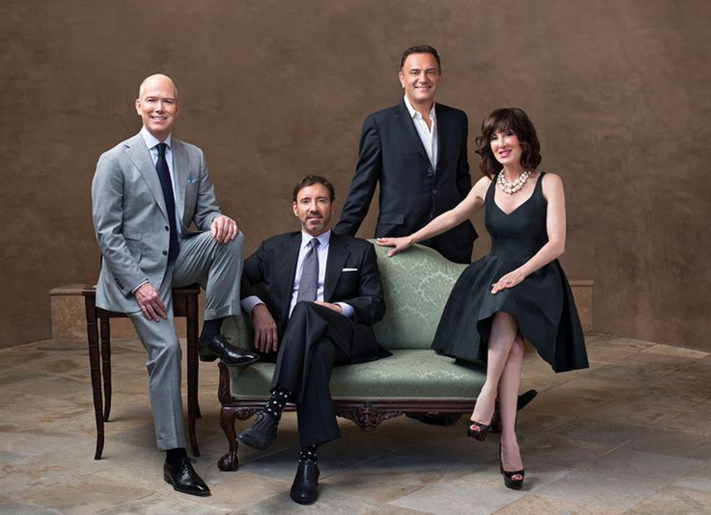
#> input picture normal1.jpg, 1421 x 1029 px, found by its file name (shown at 1/2 size); the run also reads 2 pictures not shown here
$ jupyter execute --allow-errors 4_detection.ipynb
#> lines starting #> are read from the running program, lines starting #| are printed output that depends on the picture
# Object Detection (due Saturday 3/9/2019)

In this assignment, you will develop an object detector based on gradient features and sliding window classification. A set of test images and ***hogvis.py*** are provided in the Canvas assignment directory

---

***Name:*** Nick Schneider

***SID:*** 89911512

---

[cell 1]
import numpy as np
import matplotlib.pyplot as plt

---
# 1. Image Gradients [20 pts]

Write a function that takes a grayscale image as input and returns two arrays the same size as the image, the first of which contains the magnitude of the image gradient at each pixel and the second containing the orientation.

Your function should filter the image with the simple x- and y-derivative filters described in class. Once you have the derivatives you can compute the orientation and magnitude of the gradient vector at each pixel. You should use  ***scipy.ndimage.correlate*** with the 'nearest' option in order to nicely handle the image boundaries.

Include a visualization of the output of your gradient calculate for a small test image. For displaying the orientation result, please uses a cyclic colormap such as "hsv" or "twilight".  (see https://matplotlib.org/tutorials/colors/colormaps.html)

[cell 2]
#we will only use:  scipy.ndimage.correlate
from scipy import ndimage

def mygradient(image):
    """
    This function takes a grayscale image and returns two arrays of the
    same size, one containing the magnitude of the gradient, the second
    containing the orientation of the gradient.


    Parameters
    ----------
    image : 2D float array of shape HxW
         An array containing pixel brightness values

    Returns
    -------
    mag : 2D float array of shape HxW
        gradient magnitudes

    ori : 2Dfloat array of shape HxW
        gradient orientations in radians
    """

    mag = np.zeros(image.shape)
    ori = np.zeros(image.shape)

    xDerivative = ndimage.correlate(image, np.array([[-1,1]]), mode = "nearest")
    yDerivative = ndimage.correlate(image, np.array([[-1],[1]]), mode = "nearest")

    xSquared = np.multiply(xDerivative, xDerivative)
    ySquared = np.multiply(yDerivative, yDerivative)

    mag = np.sqrt(np.add(xSquared, ySquared))


    # Floating Point correction
    xDerivative = np.add(xDerivative, 0.0000000000000000001)
    ori = np.arctan(np.divide(yDerivative, xDerivative))


    return (mag,ori)

[cell 3]
#
# Demonstrate your mygradient function here by loading in a grayscale
# image, calling mygradient, and visualizing the resulting magnitude
# and orientation images. For visualizing orientation image, I suggest
# using the hsv or twilight colormap.
#

image = plt.imread("normal1.jpg")
#> image is the input picture: shape (1029, 1421, 3); mean R, G, B 93.2, 81.2, 74.8

if(image.dtype == np.uint8):
    image = image.astype(float) /256

image = (image[:,:,0]+image[:,:,1]+image[:,:,2])/3
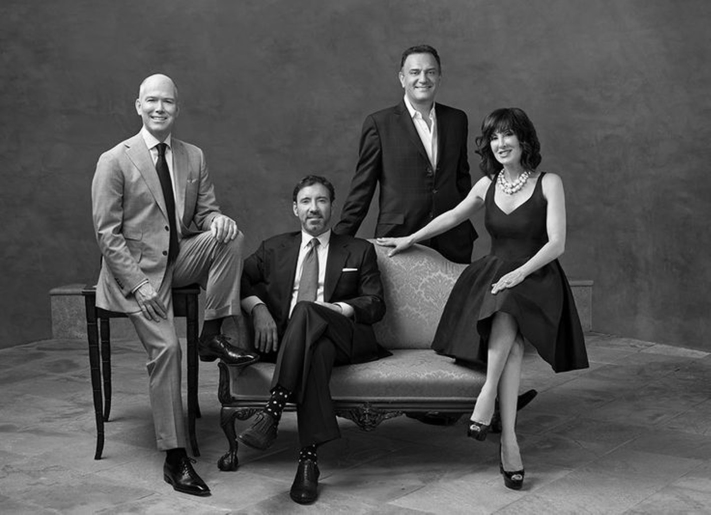
#> image: shape (1029, 1421) float64 (shown at 1/2 size); min 0, max 0.996, mean 0.324


(mag,ori) = mygradient(image)
#> in mygradient, `xDerivative = ndimage.correlate(image, np.array([[-1,1]]), mode = "nea..`:
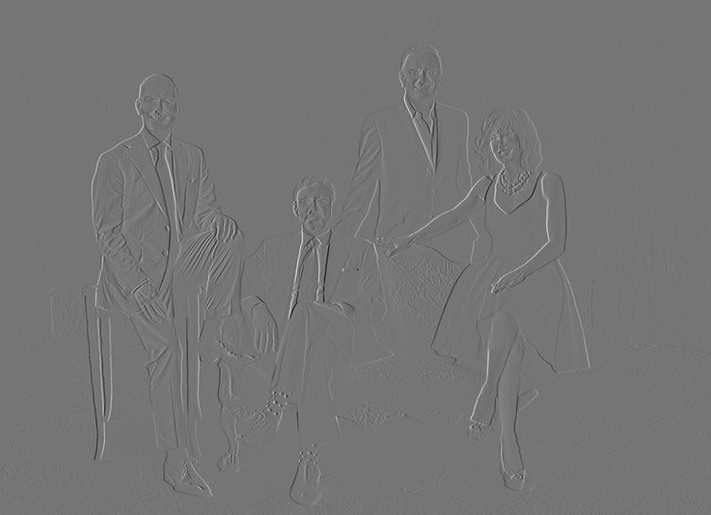
#> xDerivative: shape (1029, 1421) float64 (shown at 1/2 size); min -0.422, max 0.492, mean 8.58e-06; drawn with min black and max white
#> in mygradient, `yDerivative = ndimage.correlate(image, np.array([[-1],[1]]), mode = "n..`:
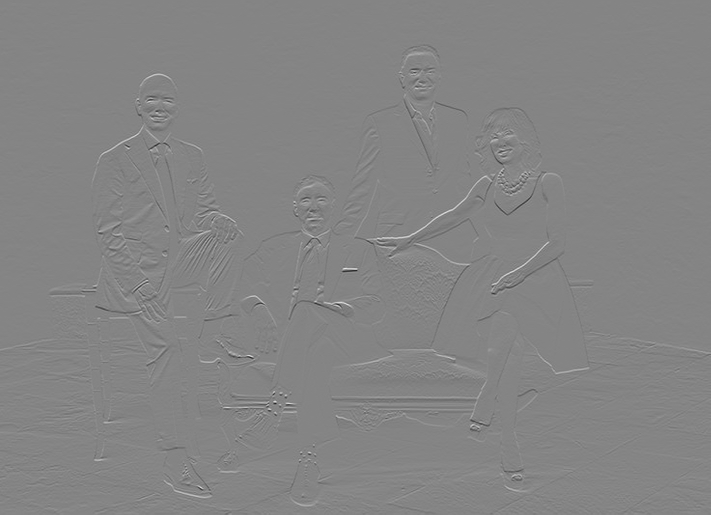
#> yDerivative: shape (1029, 1421) float64 (shown at 1/2 size); min -0.497, max 0.461, mean 0.000242; drawn with min black and max white
#> in mygradient, `xSquared = np.multiply(xDerivative, xDerivative)`:
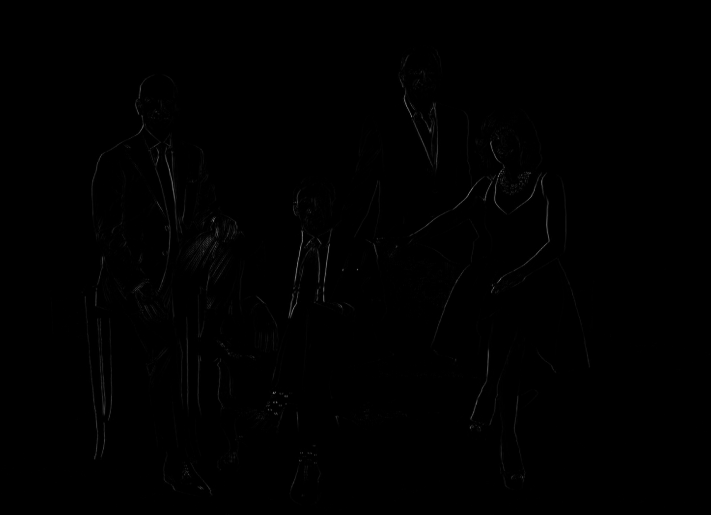
#> xSquared: shape (1029, 1421) float64 (shown at 1/2 size); min 0, max 0.242, mean 0.000677; drawn with min black and max white
#> in mygradient, `ori = np.arctan(np.divide(yDerivative, xDerivative))`:
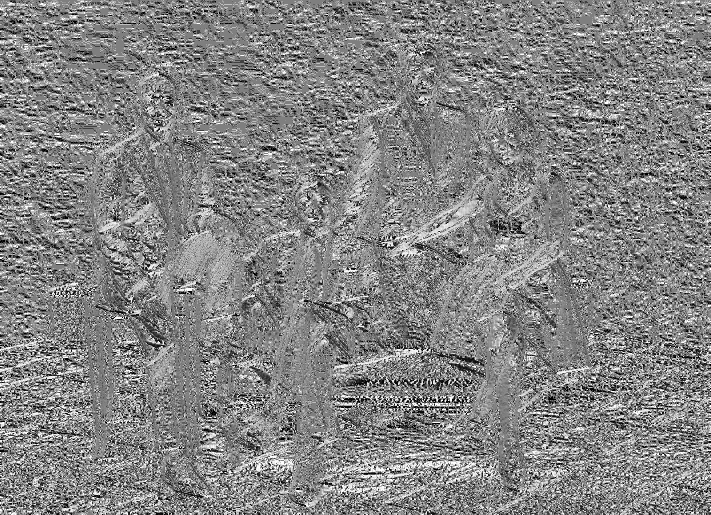
#> ori: shape (1029, 1421) float64 (shown at 1/2 size); min -1.57, max 1.57, mean 0.0576; drawn with min black and max white

plt.imshow(image, cmap= plt.cm.gray)
plt.show()

plt.imshow(mag, cmap=plt.cm.gray)
plt.show()

plt.imshow(ori, cmap=plt.cm.twilight)
plt.show()

---

# 2. Histograms of Gradient Orientations [25 pts]

Write a function that computes gradient orientation histograms over each 8x8 block of pixels in an image. Your function should bin the orientation into 9 equal sized bins between -pi/2 and pi/2. The input of your function will be an image of size HxW. The output should be a three-dimensional array ***ohist*** whose size is (H/8)x(W/8)x9 where ***ohist[i,j,k]*** contains the count of how many edges of orientation k fell in block (i,j). If the input image dimensions are not a multiple of 8, you should use ***np.pad*** with the ***mode=edge*** option to pad the width and height up to the nearest integer multiple of 8.

To determine if a pixel is an edge, we need to choose some threshold. I suggest using a threshold that is 10% of the maximum gradient magnitude in the image. Since each 8x8 block will contain a different number of edges, you should normalize the resulting histogram for each block to sum to 1 (i.e., ***np.sum(ohist,axis=2)*** should be 1 at every  location).

I would suggest your function loops over the orientation bins. For each orientation bin you'll need to identify those pixels in the image whose magnitude is above the threshold and whose orientation falls in the given bin. You can do this easily in numpy using logical operations in order to generate an array the same size as the image that contains Trues at the locations of every edge pixel that falls in the given orientation bin and is above threshold. To collect up pixels in each 8x8 spatial block you can use the function ***ski.util.view_as_windows(...,(8,8),step=8)*** and ***np.count_nonzeros*** to count the number of edges in each block.

Test your code by creating a simple test image (e.g. a white disk on a black background), computing the descriptor and using the provided function ***hogvis*** to visualize it.

Note: in the discussion above I have assumed 8x8 block size and 9 orientations. In your code you should use the parameters ***bsize*** and ***norient*** in place of these constants.

[cell 4]
#we will only use:  ski.util.view_as_windows for computing hog descriptor
import skimage as ski
#we will only use:  scipy.ndimage.correlate
from scipy import ndimage
import math

def hog(image,bsize,norient):

    """
    This function takes a grayscale image and returns a 3D array
    containing the histogram of gradient orientations descriptor (HOG)
    We follow the convention that the histogram covers gradients starting
    with the first bin at -pi/2 and the last bin ending at pi/2.

    Parameters
    ----------
    image : 2D float array of shape HxW
         An array containing pixel brightness values

    bsize : int
        The size of the spatial bins in pixels, defaults to 8

    norient : int
        The number of orientation histogram bins, defaults to 9

    Returns
    -------
    ohist : 3D float array of shape (H/bsize,W/bsize,norient)
        edge orientation histogram

    """

    # determine the size of the HOG descriptor
    (h,w) = image.shape
    h2 = int(np.ceil(h/float(bsize)))
    w2 = int(np.ceil(w/float(bsize)))
    ohist = np.zeros((h2,w2,norient))

    # pad the input image as needed so that it is a multiple of bsize
    # If the input image dimensions are not a multiple of 8,
    # you should use np.pad with the mode=edge option to pad the width and height up to the nearest integer multiple of 8.
    if h%bsize==0:
        ph=h
    else:
        ph=bsize*(math.trunc((h+(bsize))/bsize))

    if w%bsize==0:
        pw=w
    else:
        pw=bsize*(math.trunc((w+(bsize))/bsize))

    ph=ph-h
    pw=pw-w

    image = np.pad(image,(ph,pw),'symmetric')

    # compute image gradients
    (magCopy,oriCopy) = mygradient(image)

    # choose a threshold which is 10% of the maximum gradient magnitude in the image
    thresh = 0.1*np.max(magCopy)


    # separate out pixels into orientation channels, dividing the range of orientations
    # [-pi/2,pi/2] into norient equal sized bins and count how many fall in each block
    # as a sanity check, make sure every pixel gets assigned to at most 1 bin.

    for i in range(norient):
        #create a binary image containing 1s for pixels at the ith
        #orientation where the magnitude is above the threshold.

        #I would suggest your function loops over the orientation bins.
        #For each orientation bin you'll need to identify those pixels in the image
        #whose magnitude is above the threshold and whose orientation falls in the given bin.
        #You can do this easily in numpy using logical operations in order to generate an array
        #the same size as the image that contains Trues at the locations of every edge pixel
        #that falls in the given orientation bin and is above threshold

        B = np.zeros((h,w)) #same size as image

        binStart = (-np.pi/2) + i * (np.pi/9)
        binEnd = (-np.pi/2) + (i+1) * (np.pi/9)

        mag = np.zeros(image.shape)
        mag[np.where(magCopy>thresh)] = 1

        ori = np.zeros(image.shape)
        ori[np.where((binStart <= oriCopy) & (oriCopy <= binEnd))] = 1

        B = mag * ori

        #pull out non-overlapping bsize x bsize blocks
        chblock = ski.util.view_as_windows(B,(bsize,bsize),step=bsize)

        #sum up the count for each block and store the results
        for j in range(h2):
            for k in range(w2):
                ohist[j,k,i]=np.count_nonzero(chblock[j,k])

    # lastly, normalize the histogram so that the sum along the orientation dimension is 1
    # note: don't divide by 0! If there are no edges in a block (i.e. the sum of counts
    # is 0) then your code should leave all the values as zero.
    mySum = np.sum(ohist, axis =2)

    for g in range(h2):
        for h in range(w2):
            if(mySum[g,h] > 0.0):
                ohist[g,h,:] = ohist[g,h,:] / mySum[g,h]


#     print("ohist", ohist)
    assert(ohist.shape==(h2,w2,norient))

    return ohist

[cell 5]
#provided function for visualizing hog descriptors
import hogvis as hogvis

#
# generate a simple test image... a 80x80 image
# with a circle of radius 30 in the center
#
[yy,xx] = np.mgrid[-44:44,-44:44]
im = np.array((xx*xx+yy*yy<=30*30),dtype=float)

plt.imshow(im)
plt.show()
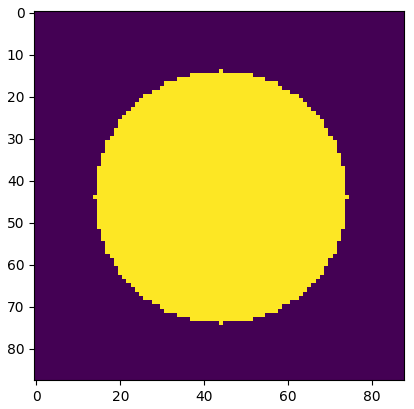
#> figure drawn by matplotlib, 1 panel

h = hog(im, 8, 9)

#> (the rest of this cell did not finish here and is left out)

---
# 3. Detection [25 pts]

Write a function that takes a template and an image and returns the top detections found in the image. Your function should follow the definition given below.

In your function you should first compute the histogram-of-gradient-orientation feature map for the image, then correlate the template with the feature map. Since the feature map and template are both three dimensional, you will want to filter each orientation separately and then sum up the results to get the final response. If the image of size HxW then this final response map will be of size (H/8)x(W/8).

When constructing the list of top detections, your code should implement non-maxima suppression so that it doesn't return overlapping detections. You can do this by sorting the responses in descending order of their score. Every time you add a detection to the list to return, check to make sure that the location of this detection is not too close to any of the detections already in the output list. You can estimate the overlap by computing the distance between a pair of detections and checking that the distance is greater than say 70% of the width of the template.

Your code should return the locations of the detections in terms of the original image pixel coordinates (so if your detector had a high response at block **[i,j]** in the response map, then you should return **(8i,8j)** as the pixel coordinates).

I have provided a function for visualizing the resulting detections which you can use to test your detect function. Please include some visualization of a simple test case.

[cell 6]
import scipy

def detect(image,template,ndetect=5,bsize=8,norient=9):

    """
    This function takes a grayscale image and a HOG template and
    returns a list of detections where each detection consists
    of a tuple containing the coordinates and score (x,y,score)

    Parameters
    ----------
    image : 2D float array of shape HxW
         An array containing pixel brightness values

    template : a 3D float array
        The HOG template we wish to match to the image

    ndetect : int
        Number of detections to return

    bsize : int
        The size of the spatial bins in pixels, defaults to 8

    norient : int
        The number of orientation histogram bins, defaults to 9

    Returns
    -------
    detections : a list of tuples of length ndetect
        Each detection is a tuple (x,y,score)

    """

    # norient for the template should match the norient parameter passed in
    assert(template.shape[2]==norient)

    fmap = hog(image,bsize,norient)


    #cross-correlate the template with the feature map to get the total response
    resp = np.zeros(fmap.shape)
    for i in range(norient):
        resp = resp + scipy.ndimage.correlate(fmap,template) #i did this

#     print("Resp:", resp)
    #sort the values in resp in descending order.
    # val[i] should be ith largest score in resp
    # ind[i] should be the index at which it occurred so that val[i]==resp[ind[i]]
    val =  np.sort(resp.flatten())[::-1]   #sorted response values
    ind = np.dstack(np.unravel_index(np.argsort(resp.ravel()), (resp.shape)))  #corresponding indices
    ind = np.rot90(np.rot90(ind))

    #work down the list of responses from high to low, to generate a
    # list of ndetect top scoring matches which do not overlap
    detcount = 0
    i = 0
    detections = []
    while ((detcount < ndetect) and (i < len(val))):
        # convert 1d index into 2d index
        yb = ind[0][i][1]
        xb = ind[0][i][0]

        #assert(val[i]==resp[yb,xb]) #make sure we did indexing correctly

        #covert block index to pixel coordinates based on bsize
        xp = bsize*xb
        yp = bsize*yb

        #check if this detection overlaps any detections that we've already added
        #to the list. compare the x,y coordinates of this detection to the x,y
        #coordinates of the detections already in the list and see if any overlap
        #by checking if the distance between them is less than 70% of the template
        # width/height

        overlap = False
        for j in detections:
            dist = math.sqrt((j[0]-xp)**2 + (j[1]-yp)**2 )
            if dist < (0.7*template.shape[1]*bsize): #(width/bsize) *bsize *0.7
                overlap = True

        #if the detection doesn't overlap then add it to the list
        if not overlap:
            detcount = detcount + 1
            detections.append((yp,xp,val[i]))

        i=i+1

    if (len(detections) < ndetect):
        print('WARNING: unable to find ',ndetect,' non-overlapping detections')

    return detections

[cell 7]
import matplotlib.patches as patches

def plot_detections(image,detections,tsize_pix):
    """
    This is a utility function for visualization that takes an image and
    a list of detections and plots the detections overlayed on the image
    as boxes.

    Color of the bounding box is based on the order of the detection in
    the list, fading from green to red.

    Parameters
    ----------
    image : 2D float array of shape HxW
         An array containing pixel brightness values

    detections : a list of tuples of length ndetect
        Detections are tuples (x,y,score)

    tsize_pix : (int,int)
        The height and width of the box in pixels

    Returns
    -------
    None

    """
    ndetections = len(detections)

    fig = plt.figure()
    fig.add_subplot(1,1,1).imshow(image, cmap=plt.cm.gray)
    subplot = plt.gca()
    w = tsize_pix[1]
    h = tsize_pix[0]
    red = np.array([1,0,0])
    green = np.array([0,1,0])
    ct = 0
    for (x,y,score) in detections:
        xc = x-(w//2)
        yc = y-(h//2)
        col = (ct/ndetections)*red + (1-(ct/ndetections))*green
        rect = patches.Rectangle((xc,yc),w,h,linewidth=3,edgecolor=col,facecolor='none')
        subplot.add_patch(rect)
        ct = ct + 1

    plt.show()

[cell 8]
#
# sketch of some simple test code, modify as needed
#

#create a synthetic image
[yy,xx] = np.mgrid[-40:40,-40:40]
im1 = np.array((xx*xx+yy*yy<=30*30),dtype=float)
[yy,xx] = np.mgrid[-60:20,-60:20]
im2 = np.array((xx*xx+yy*yy<=25*25),dtype=float)
im = 0.5*im1+0.5*im2

plt.imshow(im1)
plt.show()
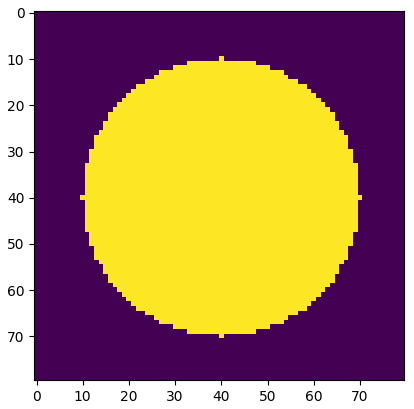
#> figure drawn by matplotlib, 1 panel

plt.imshow(im2)
plt.show()
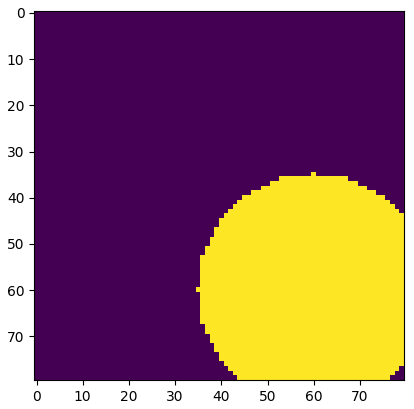
#> figure drawn by matplotlib, 1 panel

plt.imshow(im)
plt.show()

#compute feature map with default parameters
fmap = hog(im,8,9)
#> (the rest of the program and of its run is left out)
